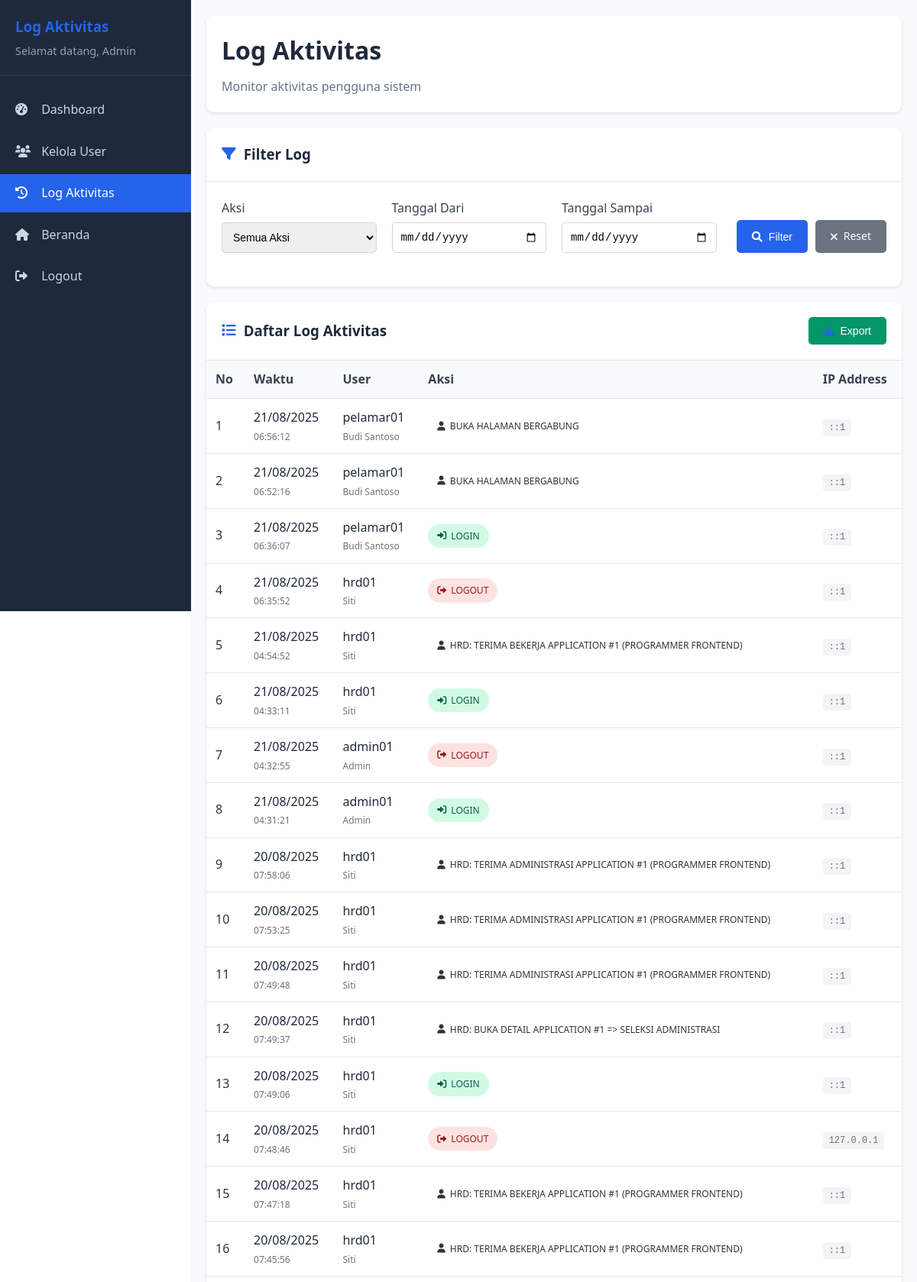
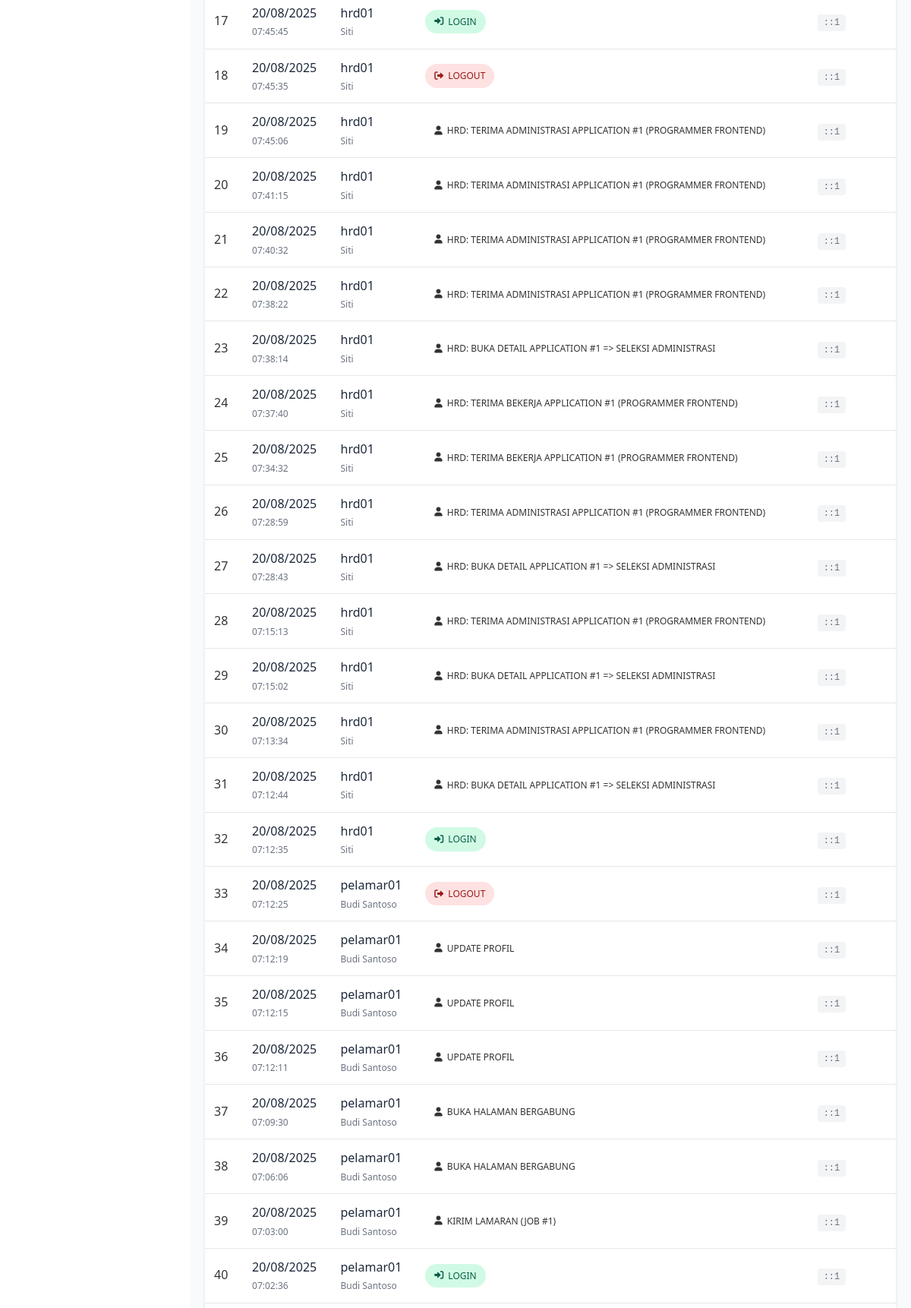
Screenshot of /admin/logs.php (signed in, upper part) with the database file from the repository (2 pictures, top to bottom).
### tables this page shows
CREATE TABLE `log_aktivitas` (
  `log_id` int NOT NULL,
  `user_id` int DEFAULT NULL,
  `action` varchar(255) NOT NULL,
  `log_time` timestamp NULL DEFAULT CURRENT_TIMESTAMP,
  `ip_address` varchar(50) DEFAULT NULL
);

CREATE TABLE `users` (
  `user_id` int NOT NULL,
  `username` varchar(50) NOT NULL,
  `password` varchar(255) NOT NULL,
  `email` varchar(100) NOT NULL,
  `full_name` varchar(100) DEFAULT NULL,
  `role` enum('admin','pelamar','hrd','konten') DEFAULT 'pelamar',
  `status` enum('active','inactive') DEFAULT 'active',
  `created_at` timestamp NULL DEFAULT CURRENT_TIMESTAMP,
  `hapus` int NOT NULL DEFAULT '0'
);

### admin/logs.php (the view, shortened to what this page needs)
<?php
require_once '../connect/koneksi.php';
$full_name = $_SESSION['full_name'];
$date_from = isset($_GET['date_from']) ? mysqli_real_escape_string($conn, $_GET['date_from']) : '';
$date_to = isset($_GET['date_to']) ? mysqli_real_escape_string($conn, $_GET['date_to']) : '';
$where_conditions = [];
$where_conditions[] = "1=1";
$where_clause = implode(' AND ', $where_conditions);
$logs_query = "SELECT l.*, u.username, u.full_name
               FROM log_aktivitas l
               LEFT JOIN users u ON l.user_id = u.user_id
               WHERE $where_clause
               ORDER BY l.log_time DESC";
$logs_result = mysqli_query($conn, $logs_query);
?>
<!DOCTYPE html>
<html lang="id">
<head>
    <link rel="stylesheet" href="../assets/css/common.css">
    <link rel="stylesheet" href="https://cdnjs.cloudflare.com/ajax/libs/font-awesome/6.0.0/css/all.min.css">
    <link rel="stylesheet" href="css/dashboard.css">
    <link rel="stylesheet" href="css/logs.css">
</head>
<body>
    <div class="dashboard-container">
        <div class="sidebar" id="sidebar">
            <div class="sidebar-header">
                <h3>Log Aktivitas</h3>
                <p>Selamat datang, <?php echo htmlspecialchars($full_name); ?></p>
            </div>
            <ul class="sidebar-menu">
                <li><a href="dashboard.php"><i class="fas fa-tachometer-alt"></i> Dashboard</a></li>
                <li><a href="users.php"><i class="fas fa-users"></i> Kelola User</a></li>
                <li><a href="logs.php" class="active"><i class="fas fa-history"></i> Log Aktivitas</a></li>
                <li><a href="../index.php"><i class="fas fa-home"></i> Beranda</a></li>
                <li><a href="../logout.php"><i class="fas fa-sign-out-alt"></i> Logout</a></li>
            </ul>
        </div>
        <div class="main-content">
            <div class="dashboard-header">
                <h1>Log Aktivitas</h1>
                <p>Monitor aktivitas pengguna sistem</p>
            </div>
            <div class="card">
                <div class="card-header">
                    <h3><i class="fas fa-filter"></i> Filter Log</h3>
                </div>
                <div class="filter-form">
                    <form method="GET" class="filter-grid">
                        <div class="form-group">
                            <label for="action">Aksi</label>
                            <select id="action" name="action">
                                <option value="">Semua Aksi</option>
                            </select>
                        </div>
                        <div class="form-group">
                            <label for="date_from">Tanggal Dari</label>
                            <input type="date" id="date_from" name="date_from" value="<?php echo $date_from; ?>">
                        </div>
                        <div class="form-group">
                            <label for="date_to">Tanggal Sampai</label>
                            <input type="date" id="date_to" name="date_to" value="<?php echo $date_to; ?>">
                        </div>
                        <div class="form-group filter-buttons">
                            <label>&nbsp;</label>
                            <div class="button-group">
                                <button type="submit" class="btn btn-primary">
                                    <i class="fas fa-search"></i> Filter
                                </button>
                                <a href="logs.php" class="btn btn-secondary">
                                    <i class="fas fa-times"></i> Reset
                                </a>
                            </div>
                        </div>
                    </form>
                </div>
            </div>
            <div class="card">
                <div class="card-header">
                    <h3><i class="fas fa-list"></i> Daftar Log Aktivitas</h3>
                    <div class="export-section">
                        <button class="btn btn-success" onclick="exportLogs()">
                            <i class="fas fa-download"></i> Export
                        </button>
                    </div>
                </div>
                <div class="logs-table">
                    <table>
                        <thead>
                            <tr>
                                <th>No</th>
                                <th>Waktu</th>
                                <th>User</th>
                                <th>Aksi</th>
                                <th>IP Address</th>
                            </tr>
                        </thead>
                        <tbody>
                            <?php if (mysqli_num_rows($logs_result) > 0): ?>
                                <?php $no = 1; ?>
                                <?php while ($log = mysqli_fetch_assoc($logs_result)): ?>
                                    <tr>
                                        <td><?php echo $no++; ?></td>
                                        <td>
                                            <div class="log-time">
                                                <div class="date"><?php echo date('d/m/Y', strtotime($log['log_time'])); ?></div>
                                                <div class="time"><?php echo date('H:i:s', strtotime($log['log_time'])); ?></div>
                                            </div>
                                        </td>
                                        <td>
                                            <div class="user-info">
                                                <div class="username"><?php echo htmlspecialchars($log['username'] ?: 'Unknown'); ?></div>
                                                <div class="full-name"><?php echo htmlspecialchars($log['full_name'] ?: 'N/A'); ?></div>
                                            </div>
                                        </td>
                                        <td>
                                            <span class="action-badge action-<?php echo strtolower($log['action']); ?>">
                                                <i class="fas fa-<?php echo ($log['action'] == 'Login') ? 'sign-in-alt' : (($log['action'] == 'Logout') ? 'sign-out-alt' : 'user'); ?>"></i>
                                                <?php echo htmlspecialchars($log['action']); ?>
                                            </span>
                                        </td>
                                        <td>
                                            <span class="ip-address"><?php echo htmlspecialchars($log['ip_address'] ?: 'N/A'); ?></span>
                                        </td>
                                    </tr>
                                <?php endwhile; ?>
                            <?php else: ?>
                                <tr>
                                    <td colspan="5" class="text-center">Tidak ada data log</td>
                                </tr>
                            <?php endif; ?>
                        </tbody>
                    </table>
                </div>
            </div>
        </div>
    </div>
</body>
</html>

### assets/css/common.css (style rules this page uses)
* { margin: 0; padding: 0; box-sizing: border-box; }
body { font-family: "Segoe UI", Tahoma, Geneva, Verdana, sans-serif; line-height: 1.6; color: #333; background-color: #ffffff; }
.btn-primary { background: #2563eb; color: white; padding: 12px 24px; border: none; border-radius: 6px; font-size: 1rem; font-weight: 600; cursor: pointer; text-decoration: none; display: inline-block; transition: all 0.3s ease; }
.btn-secondary { background: transparent; color: #2563eb; padding: 12px 24px; border: 2px solid #2563eb; border-radius: 6px; font-size: 1rem; font-weight: 600; cursor: pointer; text-decoration: none; display: inline-block; transition: all 0.3s ease; }
.form-group { margin-bottom: 1.5rem; }
.form-group label { display: block; margin-bottom: 0.5rem; font-weight: 600; color: #374151; }
.form-group input, .form-group select, .form-group textarea { width: 100%; padding: 12px; border: 2px solid #e5e7eb; border-radius: 6px; font-size: 1rem; transition: border-color 0.3s ease; }

### admin/css/dashboard.css (style rules this page uses)
.dashboard-container { display: flex; min-height: 100vh; }
.sidebar { width: 250px; background: #1e293b; color: white; padding: 20px 0; position: fixed; height: 100vh; overflow-y: auto; }
.sidebar-header { padding: 0 20px 20px; border-bottom: 1px solid #334155; margin-bottom: 20px; }
.sidebar-header h3 { color: #2563eb; margin-bottom: 5px; }
.sidebar-header p { color: #94a3b8; font-size: 0.9rem; }
.sidebar-menu { list-style: none; padding: 0; }
.sidebar-menu li { margin-bottom: 5px; }
.sidebar-menu a { display: block; padding: 12px 20px; color: #cbd5e1; text-decoration: none; transition: all 0.3s ease; }
.sidebar-menu a:hover, .sidebar-menu a.active { background: #2563eb; color: white; }
.sidebar-menu i { margin-right: 10px; width: 20px; }
.main-content { flex: 1; margin-left: 250px; padding: 20px; background: #f8fafc; }
.dashboard-header { background: white; padding: 20px; border-radius: 10px; box-shadow: 0 2px 4px rgba(0,0,0,0.1); margin-bottom: 20px; }
.dashboard-header h1 { color: #1e293b; margin-bottom: 10px; }
.dashboard-header p { color: #64748b; }

### rows the page displays
log_aktivitas: log_time "21/08/2025", log_time "06:56:12", user.username "pelamar01", user.full_name "Budi Santoso", action "BUKA HALAMAN BERGABUNG", ip_address "::1"
log_aktivitas: log_time "21/08/2025", log_time "06:52:16", user.username "pelamar01", user.full_name "Budi Santoso", action "BUKA HALAMAN BERGABUNG", ip_address "::1"
log_aktivitas: log_time "21/08/2025", log_time "06:36:07", user.username "pelamar01", user.full_name "Budi Santoso", action "LOGIN", ip_address "::1"
log_aktivitas: log_time "21/08/2025", log_time "06:35:52", user.username "hrd01", user.full_name "Siti", action "LOGOUT", ip_address "::1"
log_aktivitas: log_time "21/08/2025", log_time "04:54:52", user.username "hrd01", user.full_name "Siti", action "HRD: TERIMA BEKERJA APPLICATION #1 (PROGRAMMER FRONTEND)", ip_address "::1"
log_aktivitas: log_time "21/08/2025", log_time "04:33:11", user.username "hrd01", user.full_name "Siti", action "LOGIN", ip_address "::1"
log_aktivitas: log_time "21/08/2025", log_time "04:32:55", user.username "admin01", user.full_name "Admin", action "LOGOUT", ip_address "::1"
log_aktivitas: log_time "21/08/2025", log_time "04:31:21", user.username "admin01", user.full_name "Admin", action "LOGIN", ip_address "::1"
log_aktivitas: log_time "20/08/2025", log_time "07:58:06", user.username "hrd01", user.full_name "Siti", action "HRD: TERIMA ADMINISTRASI APPLICATION #1 (PROGRAMMER FRONTEND)", ip_address "::1"
log_aktivitas: log_time "20/08/2025", log_time "07:53:25", user.username "hrd01", user.full_name "Siti", action "HRD: TERIMA ADMINISTRASI APPLICATION #1 (PROGRAMMER FRONTEND)", ip_address "::1"
log_aktivitas: log_time "20/08/2025", log_time "07:49:48", user.username "hrd01", user.full_name "Siti", action "HRD: TERIMA ADMINISTRASI APPLICATION #1 (PROGRAMMER FRONTEND)", ip_address "::1"
log_aktivitas: log_time "20/08/2025", log_time "07:49:37", user.username "hrd01", user.full_name "Siti", action "HRD: BUKA DETAIL APPLICATION #1 => SELEKSI ADMINISTRASI", ip_address "::1"
log_aktivitas: log_time "20/08/2025", log_time "07:49:06", user.username "hrd01", user.full_name "Siti", action "LOGIN", ip_address "::1"
log_aktivitas: log_time "20/08/2025", log_time "07:48:46", user.username "hrd01", user.full_name "Siti", action "LOGOUT", ip_address "127.0.0.1"
log_aktivitas: log_time "20/08/2025", log_time "07:47:18", user.username "hrd01", user.full_name "Siti", action "HRD: TERIMA BEKERJA APPLICATION #1 (PROGRAMMER FRONTEND)", ip_address "::1"
log_aktivitas: log_time "20/08/2025", log_time "07:45:56", user.username "hrd01", user.full_name "Siti", action "HRD: TERIMA BEKERJA APPLICATION #1 (PROGRAMMER FRONTEND)", ip_address "::1"
log_aktivitas: log_time "20/08/2025", log_time "07:45:45", user.username "hrd01", user.full_name "Siti", action "LOGIN", ip_address "::1"
log_aktivitas: log_time "20/08/2025", log_time "07:45:35", user.username "hrd01", user.full_name "Siti", action "LOGOUT", ip_address "::1"
log_aktivitas: log_time "20/08/2025", log_time "07:45:06", user.username "hrd01", user.full_name "Siti", action "HRD: TERIMA ADMINISTRASI APPLICATION #1 (PROGRAMMER FRONTEND)", ip_address "::1"
log_aktivitas: log_time "20/08/2025", log_time "07:41:15", user.username "hrd01", user.full_name "Siti", action "HRD: TERIMA ADMINISTRASI APPLICATION #1 (PROGRAMMER FRONTEND)", ip_address "::1"
log_aktivitas: log_time "20/08/2025", log_time "07:40:32", user.username "hrd01", user.full_name "Siti", action "HRD: TERIMA ADMINISTRASI APPLICATION #1 (PROGRAMMER FRONTEND)", ip_address "::1"
log_aktivitas: log_time "20/08/2025", log_time "07:38:22", user.username "hrd01", user.full_name "Siti", action "HRD: TERIMA ADMINISTRASI APPLICATION #1 (PROGRAMMER FRONTEND)", ip_address "::1"
log_aktivitas: log_time "20/08/2025", log_time "07:38:14", user.username "hrd01", user.full_name "Siti", action "HRD: BUKA DETAIL APPLICATION #1 => SELEKSI ADMINISTRASI", ip_address "::1"
log_aktivitas: log_time "20/08/2025", log_time "07:37:40", user.username "hrd01", user.full_name "Siti", action "HRD: TERIMA BEKERJA APPLICATION #1 (PROGRAMMER FRONTEND)", ip_address "::1"
log_aktivitas: log_time "20/08/2025", log_time "07:34:32", user.username "hrd01", user.full_name "Siti", action "HRD: TERIMA BEKERJA APPLICATION #1 (PROGRAMMER FRONTEND)", ip_address "::1"
log_aktivitas: log_time "20/08/2025", log_time "07:28:59", user.username "hrd01", user.full_name "Siti", action "HRD: TERIMA ADMINISTRASI APPLICATION #1 (PROGRAMMER FRONTEND)", ip_address "::1"
log_aktivitas: log_time "20/08/2025", log_time "07:28:43", user.username "hrd01", user.full_name "Siti", action "HRD: BUKA DETAIL APPLICATION #1 => SELEKSI ADMINISTRASI", ip_address "::1"
log_aktivitas: log_time "20/08/2025", log_time "07:15:13", user.username "hrd01", user.full_name "Siti", action "HRD: TERIMA ADMINISTRASI APPLICATION #1 (PROGRAMMER FRONTEND)", ip_address "::1"
log_aktivitas: log_time "20/08/2025", log_time "07:15:02", user.username "hrd01", user.full_name "Siti", action "HRD: BUKA DETAIL APPLICATION #1 => SELEKSI ADMINISTRASI", ip_address "::1"
log_aktivitas: log_time "20/08/2025", log_time "07:13:34", user.username "hrd01", user.full_name "Siti", action "HRD: TERIMA ADMINISTRASI APPLICATION #1 (PROGRAMMER FRONTEND)", ip_address "::1"
log_aktivitas: log_time "20/08/2025", log_time "07:12:44", user.username "hrd01", user.full_name "Siti", action "HRD: BUKA DETAIL APPLICATION #1 => SELEKSI ADMINISTRASI", ip_address "::1"
log_aktivitas: log_time "20/08/2025", log_time "07:12:35", user.username "hrd01", user.full_name "Siti", action "LOGIN", ip_address "::1"
log_aktivitas: log_time "20/08/2025", log_time "07:12:25", user.username "pelamar01", user.full_name "Budi Santoso", action "LOGOUT", ip_address "::1"
log_aktivitas: log_time "20/08/2025", log_time "07:12:19", user.username "pelamar01", user.full_name "Budi Santoso", action "UPDATE PROFIL", ip_address "::1"
log_aktivitas: log_time "20/08/2025", log_time "07:12:15", user.username "pelamar01", user.full_name "Budi Santoso", action "UPDATE PROFIL", ip_address "::1"
log_aktivitas: log_time "20/08/2025", log_time "07:12:11", user.username "pelamar01", user.full_name "Budi Santoso", action "UPDATE PROFIL", ip_address "::1"
log_aktivitas: log_time "20/08/2025", log_time "07:09:30", user.username "pelamar01", user.full_name "Budi Santoso", action "BUKA HALAMAN BERGABUNG", ip_address "::1"
log_aktivitas: log_time "20/08/2025", log_time "07:06:06", user.username "pelamar01", user.full_name "Budi Santoso", action "BUKA HALAMAN BERGABUNG", ip_address "::1"
log_aktivitas: log_time "20/08/2025", log_time "07:03:00", user.username "pelamar01", user.full_name "Budi Santoso", action "KIRIM LAMARAN (JOB #1)", ip_address "::1"
log_aktivitas: log_time "20/08/2025", log_time "07:02:36", user.username "pelamar01", user.full_name "Budi Santoso", action "LOGIN", ip_address "::1"

### other values shown
$full_name "Admin"
